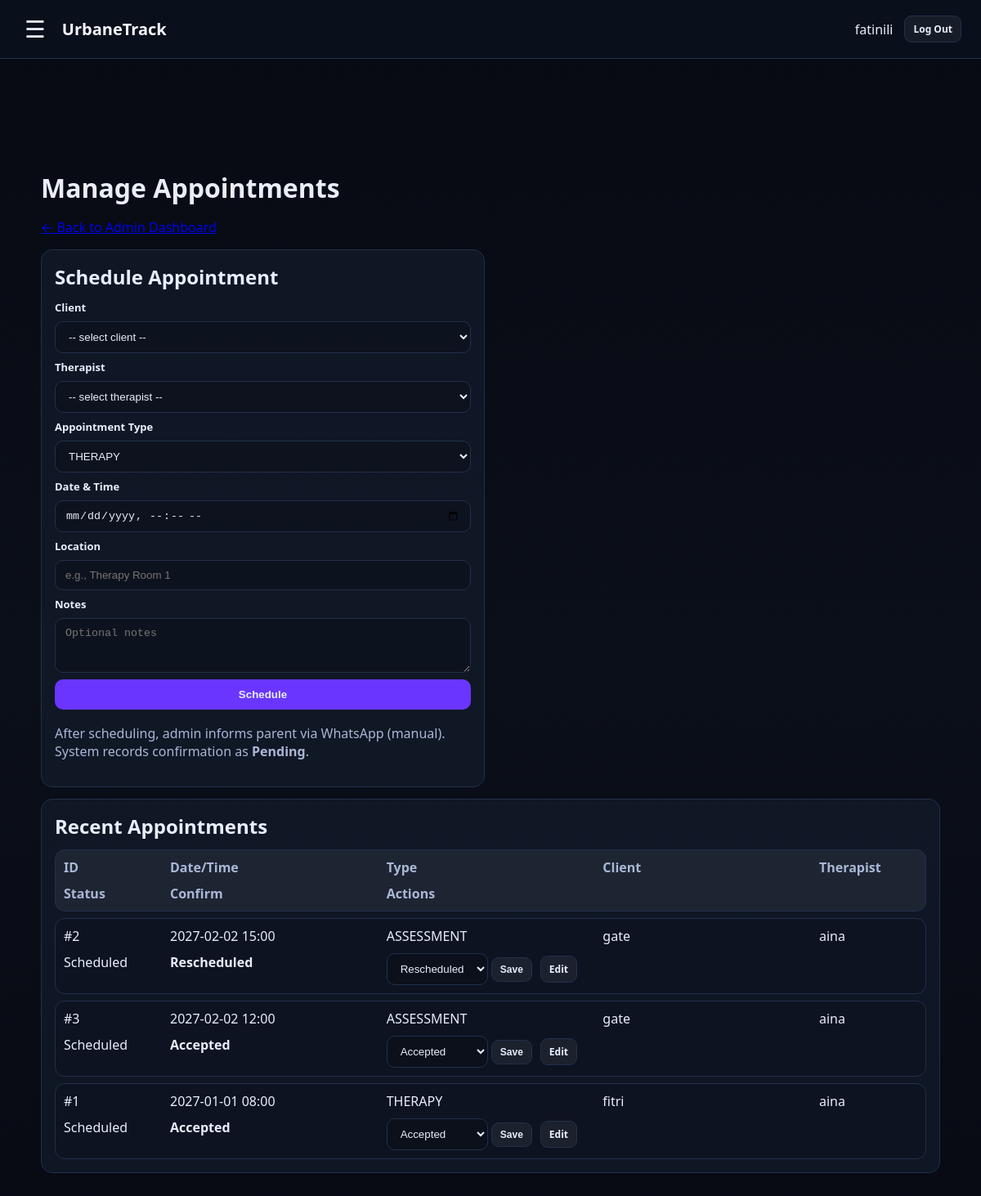
The page /admin/appointments (signed in) on the database as committed earlier.
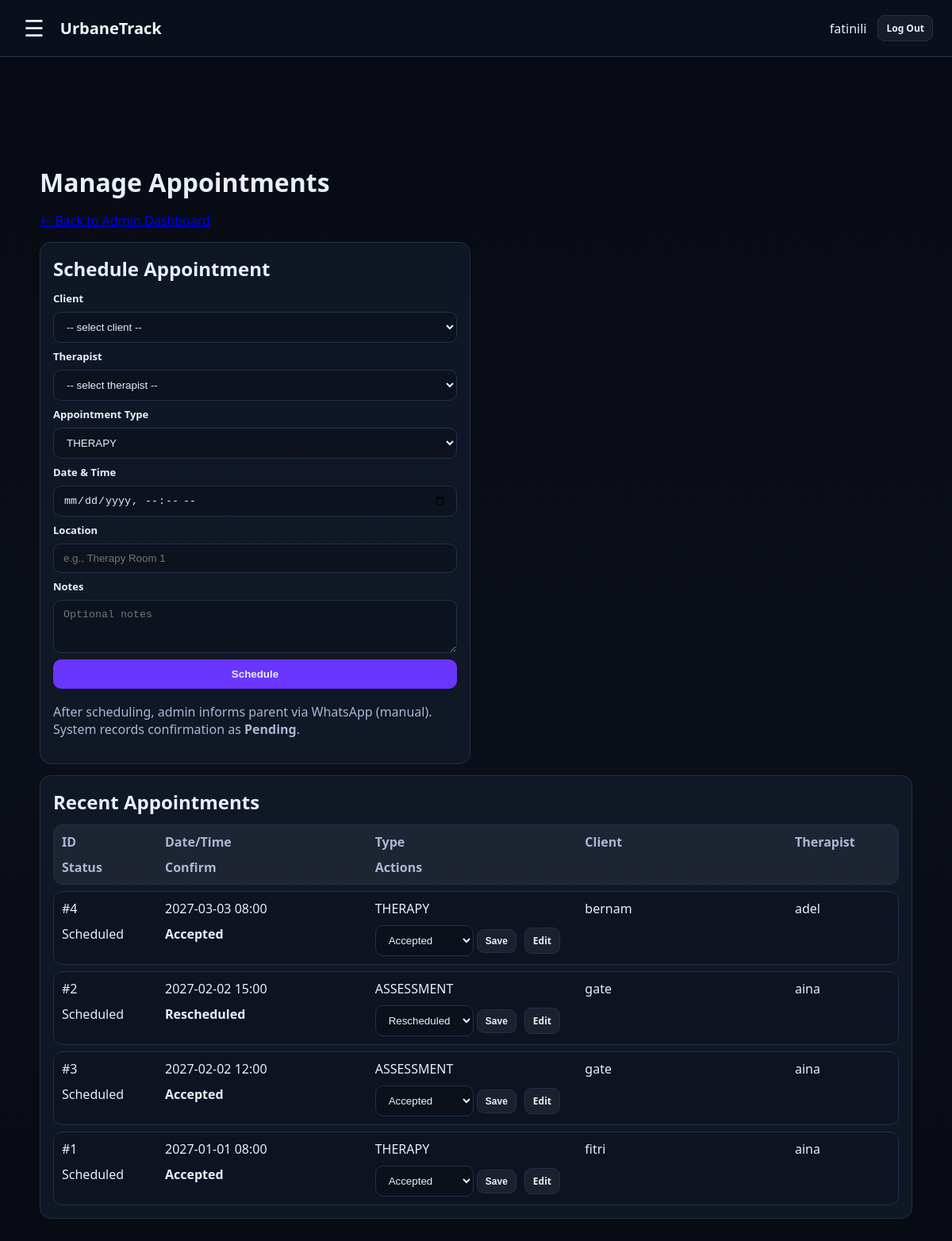
The same page on the database as committed later.
### tables this page shows
CREATE TABLE appointments (
        appointment_id INTEGER PRIMARY KEY AUTOINCREMENT,
        client_id INTEGER NOT NULL,
        therapist_user_id INTEGER NOT NULL,
        appointment_type TEXT NOT NULL CHECK(appointment_type IN ('THERAPY','ASSESSMENT')) DEFAULT 'THERAPY',
        date_time TEXT NOT NULL,
        location TEXT,
        status TEXT NOT NULL CHECK(status IN ('Scheduled','Cancelled','Completed')) DEFAULT 'Scheduled',
        notes TEXT,

        confirmation_status TEXT NOT NULL
            CHECK(confirmation_status IN ('Pending','Accepted','Declined','Rescheduled'))
            DEFAULT 'Pending',
        update_note TEXT,
        last_updated_at TEXT,

        FOREIGN KEY(client_id) REFERENCES clients(client_id),
        FOREIGN KEY(therapist_user_id) REFERENCES users(user_id)
    );

CREATE TABLE clients (
        client_id INTEGER PRIMARY KEY AUTOINCREMENT,
        parent_user_id INTEGER NOT NULL,
        full_name TEXT NOT NULL,
        date_of_birth TEXT,
        FOREIGN KEY(parent_user_id) REFERENCES users(user_id)
    );

CREATE TABLE users (
        user_id INTEGER PRIMARY KEY AUTOINCREMENT,
        full_name TEXT NOT NULL,
        email TEXT NOT NULL UNIQUE,
        password_hash TEXT NOT NULL,

        role TEXT NOT NULL
            CHECK(role IN ('ADMIN', 'THERAPIST', 'PARENT')),

        must_change_password INTEGER NOT NULL DEFAULT 0,
        is_active INTEGER NOT NULL DEFAULT 1,

        approval_status TEXT NOT NULL
            CHECK(
                approval_status IN (
                    'APPROVED',
                    'PENDING',
                    'REJECTED'
                )
            )
            DEFAULT 'APPROVED'
    );

### app.py (the view)
@app.get("/admin/appointments")
@login_required(roles=["ADMIN"])
def admin_appointments():
    db = get_db()
    clients = db.execute("""
        SELECT
            c.client_id,
            c.full_name AS client_name,
            u.full_name AS parent_name
        FROM clients c
        JOIN users u
            ON u.user_id = c.parent_user_id
        ORDER BY c.full_name
    """).fetchall()
    therapists = db.execute("""
        SELECT user_id, full_name
        FROM users
        WHERE role = 'THERAPIST'
          AND is_active = 1
        ORDER BY full_name
    """).fetchall()
    appointments = db.execute("""
        SELECT
            a.appointment_id,
            a.date_time,
            a.status,
            a.location,
            a.appointment_type,
            a.confirmation_status,
            c.full_name AS client_name,
            t.full_name AS therapist_name
        FROM appointments a
        JOIN clients c
            ON c.client_id = a.client_id
        JOIN users t
            ON t.user_id = a.therapist_user_id
        ORDER BY a.date_time DESC
        LIMIT 20
    """).fetchall()
    return render_template(
        "admin_appointments.html",
        clients=clients,
        therapists=therapists,
        appointments=appointments
    )

### app.py (called while the page is built)
def get_db():
    if "db" not in g:
        g.db = sqlite3.connect(DB_PATH)
        g.db.row_factory = sqlite3.Row
    return g.db

def login_required(roles=None):
    def decorator(fn):
        @wraps(fn)
        def wrapper(*args, **kwargs):
            user = session.get("user")
            if not user:
                flash("Please log in first.", "error")
                return redirect(url_for("home"))
            if roles and user.get("role") not in roles:
                abort(403)
            return fn(*args, **kwargs)
        return wrapper
    return decorator

### templates/admin_appointments.html (shortened to what this page needs)
{% extends "base.html" %}
{% block content %}
<h1>Manage Appointments</h1>
<p>
  <a href="{{ url_for('admin_dashboard') }}">
  </a>
</p>
<section class="grid">
  <div class="card">
    <h2>Schedule Appointment</h2>
    <form method="POST" action="{{ url_for('admin_schedule') }}" class="form">
      <label>Client</label>
      <select name="client_id" required>
        <option value="">-- select client --</option>
      </select>
      <label>Therapist</label>
      <select name="therapist_id" required>
        <option value="">-- select therapist --</option>
      </select>
      <label>Appointment Type</label>
      <select name="appointment_type" required>
        <option value="THERAPY" selected>THERAPY</option>
      </select>
      <label>Date & Time</label>
      <input type="datetime-local" name="date_time" required>
      <label>Location</label>
      <input type="text" name="location" placeholder="e.g., Therapy Room 1">
      <label>Notes</label>
      <textarea name="notes" rows="3" placeholder="Optional notes"></textarea>
      <button class="btn primary" type="submit">Schedule</button>
      <p class="muted" style="margin-top:10px;">
        After scheduling, admin informs parent via WhatsApp (manual).
        System records confirmation as <b>Pending</b>.
      </p>
    </form>
  </div>
  <div class="card" style="grid-column: 1 / -1;">
    <h2>Recent Appointments</h2>
    <div class="table">
      <div class="row head">
        <div>ID</div>
        <div>Date/Time</div>
        <div>Type</div>
        <div>Client</div>
        <div>Therapist</div>
        <div>Status</div>
        <div>Confirm</div>
        <div>Actions</div>
      </div>
      {% for a in appointments %}
      <div class="row">
        <div>#{{ a.appointment_id }}</div>
        <div>{{ a.date_time }}</div>
        <div>{{ a.appointment_type }}</div>
        <div>{{ a.client_name }}</div>
        <div>{{ a.therapist_name }}</div>
        <div>{{ a.status }}</div>
        <div><b>{{ a.confirmation_status }}</b></div>
        <div class="actions" style="gap:10px; display:flex; flex-wrap:wrap;">
          <form method="POST" action="{{ url_for('admin_update_confirmation', appointment_id=a.appointment_id) }}" class="form-inline">
            <select name="confirmation_status" required>
              <option value="Accepted" {% if a.confirmation_status=='Accepted' %}selected{% endif %}>Accepted</option>
              <option value="Rescheduled" {% if a.confirmation_status=='Rescheduled' %}selected{% endif %}>Rescheduled</option>
            </select>
            <button class="btn small" type="submit">Save</button>
          </form>
          <details>
            <summary class="btn small">Edit</summary>
          </details>
        </div>
      </div>
      {% else %}
      <div class="muted">No appointments yet.</div>
      {% endfor %}
    </div>
  </div>
</section>
{% endblock %}

Rows that differ between the two databases and show on the page:
added appointments: appointment_id "4", date_time "2027-03-03 08:00", appointment_type "THERAPY", client_name "bernam", therapist_name "adel", status "Scheduled", confirmation_status "Accepted"
